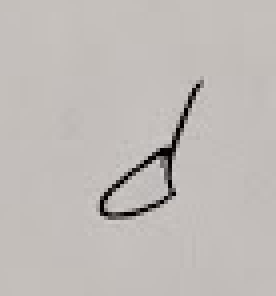
%> input picture data/set1/d.PNG, 69 x 74 px (shown 4 times larger)
$ octave --eval "result = img2xy('../data/set1/d.PNG');"   (GNU Octave 9; MATLAB toolbox functions it lacks are replaced by stand-ins)
%> lines starting %> are read from the running program, lines starting %| are printed output that depends on the picture; in (x1, y1, x2, y2) boxes, pixels count from 0 and x2, y2 are one past the last pixel; in counts of white or black regions, pixels touching at a corner belong together; the program's own positions count from 1
function [sortedbydistance] = img2xy(imagefile)
%> called with imagefile = '../data/set1/d.PNG'
%IMG2XYZ convert image to xy vector
img = imread(imagefile);
%> img is the input picture: size 74x69x3 uint8; mean R, G, B 191.8, 186.8, 183.6
 bw = double(rgb2gray(img))/255;

 new = filter(bw< 0.1);
%> the loop in remove, `for i = 1:size(binary,direction)` made 74 passes
%> cc on passes 1 to 12: 0 connected components, 0 connected components, 0 connected components, 0 connected components, 0 connected components, 0 connected components, 0 connected components, 0 connected components, 0 connected components, 0 connected components, 0 connected components, 0 connected components
%> after the loop in remove, `for i = 1:size(binary,direction)`:
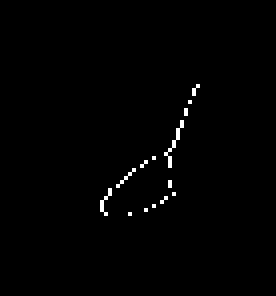
%> binary: size 74x69 logical (shown 4 times larger); 0.8% white in thin lines or dots, all inside (x1, y1, x2, y2) = (25, 21, 50, 54)
%> after the loop in remove, `for i = 1:size(binary,direction)`: point = 33; trigger = 69 logical values, 0 true
%> call 2 of remove, with direction = 2
%> the loop in remove (call 2), `for i = 1:size(binary,direction)` made 69 passes
%> after the loop in remove (call 2), `for i = 1:size(binary,direction)`:
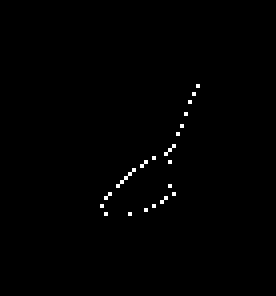
%> binary: size 74x69 logical (shown 4 times larger); 0.57% white in thin lines or dots, all inside (x1, y1, x2, y2) = (25, 21, 50, 54)
%> after the loop in remove (call 2), `for i = 1:size(binary,direction)`: point = 22; trigger = 74 logical values, 0 true
 ind = find(new);
%> ind = 29 values from 1902 to 3648
 [y,x] = ind2sub(size(new), ind);
%> y = 29 values, max 54 at index 3, min 22 at index 29, mean 42.45; x = 29 values from 26 to 50
 p = [x y];
%> p = 29 rows, first 12: [26 52; 27 50; 27 54; 28 49; 30 47; 31 46; 32 45; 33 44; 33 54; 34 43; 36 42; 37 41]
 centroid = sum(p)/length(p);
%> centroid = [38.48 42.45]
 distance_from_centroid = p - centroid;
%> distance_from_centroid = 29 rows, first 12: [-12.48 9.55; -11.48 7.55; -11.48 11.55; -10.48 6.55; -8.48 4.55; -7.48 3.55; -6.48 2.55; -5.48 1.55; -5.48 11.55; -4.48 0.552; -2.48 -0.448; -1.48 -1.45]
 norm_dist = (distance_from_centroid(:,1).^2 + distance_from_centroid(:,2).^2).^0.5;
%> norm_dist = 29 values, max 23.47 at index 29, min 2.07 at index 12, mean 10.08
 first_pt = norm_dist == max(norm_dist);
%> first_pt = 29 logical values, 1 true
 sortedbydistance = zeros(size(p));
 sortedbydistance(1,:) = p(first_pt,:);
 p(first_pt,:) = [];
 for j = 2:length(sortedbydistance)
     n = sortedbydistance(j-1,:) - p;
     dist = (n(:,1).^2 + n(:,2).^2).^0.5;
     logi = dist == min(dist);
     if length(logi(logi)) ~= 1
         logi = find(logi);
         logi = logi(1);
     end
     sortedbydistance(j,:) = p(logi,:);
     p(logi,:) = [];
 end
%> this loop made 28 passes
%> (n, dist, logi) on passes 23 to 27: ([-4 1; -6 2; -8 3; -9 4; -10 7; -11 5], [4.12; 6.32; 8.54; 9.85; 12.21; 12.08], [true; false; false; false; false; false]), ([-2 1; -4 2; -5 3; -6 6; -7 4], [2.24; 4.47; 5.83; 8.49; 8.06], [true; false; false; false; false]), ([-2 1; -3 2; -4 5; -5 3], [2.24; 3.61; 6.4; 5.83], [true; false; false; false]), ([-1 1; -2 4; -3 2], [1.41; 4.47; 3.61], [true; false; false]), ([-1 3; -2 1], [3.16; 2.24], [false; true])
%> dist on passes 19 to 20: [3.61; 1.41; 5.1; 7.07; 9.85; 11.4; 13.15; 14.04; 15.13; 16], [2.24; 4; 7.21; 10.44; 12.17; 14.04; 15; 16.28; 17.03]
%> after the loop, sortedbydistance = 29 rows, first 12: [50 22; 49 24; 48 26; 47 29; 46 32; 45 34; 44 37; 43 38; 42 39; 43 41; 39 40; 37 41]
sortedbydistance = fliplr(sortedbydistance);
%> sortedbydistance = 29 rows, first 12: [22 50; 24 49; 26 48; 29 47; 32 46; 34 45; 37 44; 38 43; 39 42; 41 43; 40 39; 41 37]
%> `result = img2xy('../data/set1/d.PNG');`: result has the same summary as sortedbydistance in img2xy
end


function newim = filter(binary)
newim = remove(binary,1);
newim = remove(newim,2);
end

function newlist = remove(binary, direction)
for i = 1:size(binary,direction)
    switch direction
        case 2
            trigger = binary(:,i);
        case 1
            trigger = binary(i,:);
    end
    trigger = trigger(:);
    cc = bwconncomp(trigger);

        for j = 1:cc.NumObjects
            if length(cc.PixelIdxList{j}) <= 5
                point = round(mean(cc.PixelIdxList{j}));
                switch direction
                    case 2
                        binary(cc.PixelIdxList{j}, i) = 0;
                        binary(point,i) = 1;
                    case 1
                        binary(i, cc.PixelIdxList{j}) = 0;
                        binary(i, point) = 1;
                end
            end
        end

end
newlist = binary;
end

$ run again, on data/set1/e.PNG
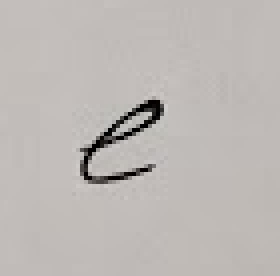
%> input picture data/set1/e.PNG, 70 x 69 px (shown 4 times larger)
%> in img2xy, img is the input picture: size 69x70x3 uint8; mean R, G, B 188.8, 184, 180.9
%> the loop in remove, `for i = 1:size(binary,direction)` made 69 passes
%> cc on passes 1 to 8: 0 connected components, 0 connected components, 0 connected components, 0 connected components, 0 connected components, 0 connected components, 0 connected components, 0 connected components
%> after the loop in remove, `for i = 1:size(binary,direction)`:
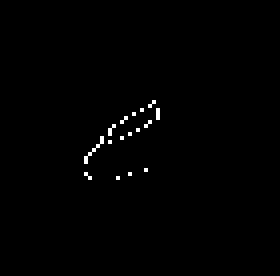
%> binary: size 69x70 logical (shown 4 times larger); 0.62% white in thin lines or dots, all inside (x1, y1, x2, y2) = (21, 25, 40, 45)
%> after the loop in remove, `for i = 1:size(binary,direction)`: point = 30; trigger = 70 logical values, 0 true
%> the loop in remove (call 2), `for i = 1:size(binary,direction)` made 70 passes
%> ind = 25 values from 1490 to 2720
%> y = 25 values, max 45 at index 4, min 26 at index 24, mean 35.16; x = 25 values from 22 to 40
%> p = 25 rows, first 12: [22 41; 22 44; 23 39; 23 45; 24 38; 25 37; 26 36; 28 34; 28 36; 29 32; 30 45; 31 31]
%> centroid = [30.96 35.16]
%> distance_from_centroid = 25 rows, first 12: [-8.96 5.84; -8.96 8.84; -7.96 3.84; -7.96 9.84; -6.96 2.84; -5.96 1.84; -4.96 0.84; -2.96 -1.16; -2.96 0.84; -1.96 -3.16; -0.96 9.84; 0.04 -4.16]
%> norm_dist = 25 values, max 12.66 at index 4, min 0.165 at index 13, mean 7.34
%> first_pt = 25 logical values, 1 true
%> the loop in img2xy, `for j = 2:length(sortedbydistance)` made 24 passes
%> (n, dist, logi) on passes 19 to 21: ([7 -13; 6 -3; 4 -2; 4 -12; 2 -1; 0 -11], [14.76; 6.71; 4.47; 12.65; 2.24; 11], [false; false; false; false; true; false]), ([5 -12; 4 -2; 2 -1; 2 -11; -2 -10], [13; 4.47; 2.24; 11.18; 10.2], [false; false; true; false; false]), ([3 -11; 2 -1; 0 -10; -4 -9], [11.4; 2.24; 10; 9.85], [false; true; false; false])
%> after the loop in img2xy, `for j = 2:length(sortedbydistance)`: sortedbydistance = 25 rows, first 12: [23 45; 22 44; 22 41; 23 39; 24 38; 25 37; 26 36; 28 36; 28 34; 29 32; 31 31; 32 30]
%> in img2xy, `sortedbydistance = fliplr(sortedbydistance);`: sortedbydistance = 25 rows, first 12: [45 23; 44 22; 41 22; 39 23; 38 24; 37 25; 36 26; 36 28; 34 28; 32 29; 31 31; 30 32]
%> result has the same summary as sortedbydistance in img2xy

$ run again, on data/set1/f.PNG
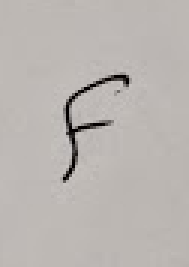
%> input picture data/set1/f.PNG, 63 x 89 px (shown 3 times larger)
%> in img2xy, img is the input picture: size 89x63x3 uint8; mean R, G, B 186, 181, 177.4
%> the loop in remove, `for i = 1:size(binary,direction)` made 89 passes
%> cc on passes 1 to 8: 0 connected components, 0 connected components, 0 connected components, 0 connected components, 0 connected components, 0 connected components, 0 connected components, 0 connected components
%> after the loop in remove, `for i = 1:size(binary,direction)`:
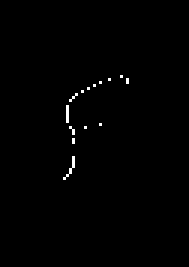
%> binary: size 89x63 logical (shown 3 times larger); 0.57% white in thin lines or dots, all inside (x1, y1, x2, y2) = (21, 25, 43, 60)
%> after the loop in remove, `for i = 1:size(binary,direction)`: point = 22; trigger = 63 logical values, 0 true
%> the loop in remove (call 2), `for i = 1:size(binary,direction)` made 63 passes
%> ind = 25 values from 1929 to 3766
%> y = 25 values, max 60 at index 1, min 26 at index 24, mean 39.28; x = 25 values from 22 to 43
%> p = 25 rows, first 12: [22 60; 23 36; 23 37; 23 38; 23 39; 23 40; 23 41; 23 59; 24 34; 24 43; 24 58; 25 33]
%> centroid = [27.56 39.28]
%> distance_from_centroid = 25 rows, first 12: [-5.56 20.72; -4.56 -3.28; -4.56 -2.28; -4.56 -1.28; -4.56 -0.28; -4.56 0.72; -4.56 1.72; -4.56 19.72; -3.56 -5.28; -3.56 3.72; -3.56 18.72; -2.56 -6.28]
%> norm_dist = 25 values, max 21.45 at index 1, min 3.99 at index 18, mean 10.15
%> first_pt = 25 logical values, 1 true
%> the loop in img2xy, `for j = 2:length(sortedbydistance)` made 24 passes
%> (n, dist, logi) on passes 19 to 21: ([3 -14; -2 1; -2 -13; -5 2; -9 3; -11 1], [14.32; 2.24; 13.15; 5.39; 9.49; 11.05], [false; true; false; false; false; false]), ([5 -15; 0 -14; -3 1; -7 2; -9 0], [15.81; 14; 3.16; 7.28; 9], [false; false; true; false; false]), ([8 -16; 3 -15; -4 1; -6 -1], [17.89; 15.3; 4.12; 6.08], [false; false; true; false])
%> after the loop in img2xy, `for j = 2:length(sortedbydistance)`: sortedbydistance = 25 rows, first 12: [22 60; 23 59; 24 58; 25 55; 25 48; 25 45; 24 43; 23 41; 23 40; 23 39; 23 38; 23 37]
%> in img2xy, `sortedbydistance = fliplr(sortedbydistance);`: sortedbydistance = 25 rows, first 12: [60 22; 59 23; 58 24; 55 25; 48 25; 45 25; 43 24; 41 23; 40 23; 39 23; 38 23; 37 23]
%> result has the same summary as sortedbydistance in img2xy

$ run again, on data/set1/g.PNG
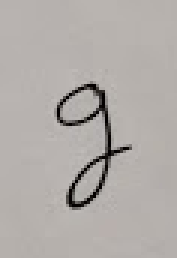
%> input picture data/set1/g.PNG, 59 x 86 px (shown 3 times larger)
%> in img2xy, img is the input picture: size 86x59x3 uint8; mean R, G, B 176.9, 172, 168.6
%> the loop in remove, `for i = 1:size(binary,direction)` made 86 passes
%> cc on passes 1 to 8: 0 connected components, 0 connected components, 0 connected components, 0 connected components, 0 connected components, 0 connected components, 0 connected components, 0 connected components
%> after the loop in remove, `for i = 1:size(binary,direction)`:
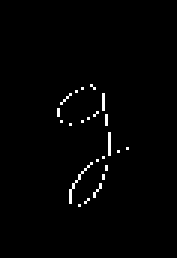
%> binary: size 86x59 logical (shown 3 times larger); 1.3% white in thin lines or dots, all inside (x1, y1, x2, y2) = (19, 28, 43, 69)
%> after the loop in remove, `for i = 1:size(binary,direction)`: point = 27; trigger = 59 logical values, 0 true
%> the loop in remove (call 2), `for i = 1:size(binary,direction)` made 59 passes
%> after the loop in remove (call 2), `for i = 1:size(binary,direction)`:
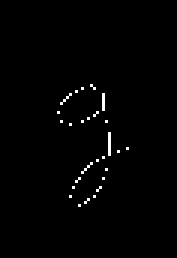
%> binary: size 86x59 logical (shown 3 times larger); 0.99% white in thin lines or dots, all inside (x1, y1, x2, y2) = (19, 28, 43, 69)
%> after the loop in remove (call 2), `for i = 1:size(binary,direction)`: point = 50; trigger = 86 logical values, 0 true
%> ind = 50 values from 1672 to 3662
%> y = 50 values, max 69 at index 13, min 29 at index 22, mean 47.34; x = 50 values from 20 to 43
%> p = 50 rows, first 12: [20 38; 21 35; 21 41; 22 34; 23 33; 24 32; 24 42; 24 66; 25 63; 26 31; 26 61; 27 60]
%> centroid = [31.28 47.34]
%> distance_from_centroid = 50 rows, first 12: [-11.28 -9.34; -10.28 -12.34; -10.28 -6.34; -9.28 -13.34; -8.28 -14.34; -7.28 -15.34; -7.28 -5.34; -7.28 18.66; -6.28 15.66; -5.28 -16.34; -5.28 13.66; -4.28 12.66]
%> norm_dist = 50 values, max 22.08 at index 13, min 5.73 at index 43, mean 12.36
%> first_pt = 50 logical values, 1 true
%> the loop in img2xy, `for j = 2:length(sortedbydistance)` made 49 passes
%> logi on pass 9: 24
%> after the loop in img2xy, `for j = 2:length(sortedbydistance)`: sortedbydistance = 50 rows, first 12: [27 69; 29 68; 30 67; 32 66; 33 64; 34 63; 35 60; 36 57; 35 53; 33 54; 31 55; 30 56]
%> in img2xy, `sortedbydistance = fliplr(sortedbydistance);`: sortedbydistance = 50 rows, first 12: [69 27; 68 29; 67 30; 66 32; 64 33; 63 34; 60 35; 57 36; 53 35; 54 33; 55 31; 56 30]
%> result has the same summary as sortedbydistance in img2xy
